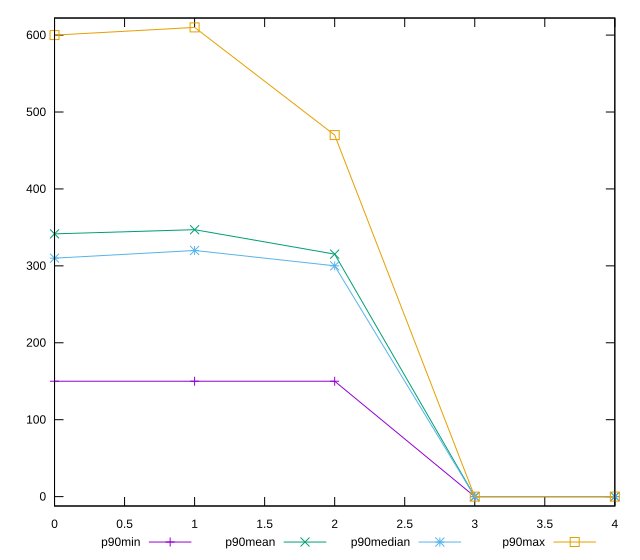

Generate this figure with gnuplot:
reset

$p90Min <<EOF
0 150
1 150
2 150
3 0
4 0
EOF

$p90Mean <<EOF
0 341.59574468085106
1 347.02127659574467
2 315.21276595744683
3 0
4 0
EOF

$p90Median <<EOF
0 310
1 320
2 300
3 0
4 0
EOF

$p90Max <<EOF
0 600
1 610
2 470
3 0
4 0
EOF

set key outside below
set xrange [0:4]
set yrange [-12.200000000000001:622.2]
set trange [-12.200000000000001:622.2]
set terminal svg size 640, 560 enhanced background rgb 'white'
set output "report_00015_2021-02-09T16-11-33.973Z/uses-webp-images/progression/value.svg"

plot $p90Min title "p90min" with linespoints, \
     $p90Mean title "p90mean" with linespoints, \
     $p90Median title "p90median" with linespoints, \
     $p90Max title "p90max" with linespoints

reset
